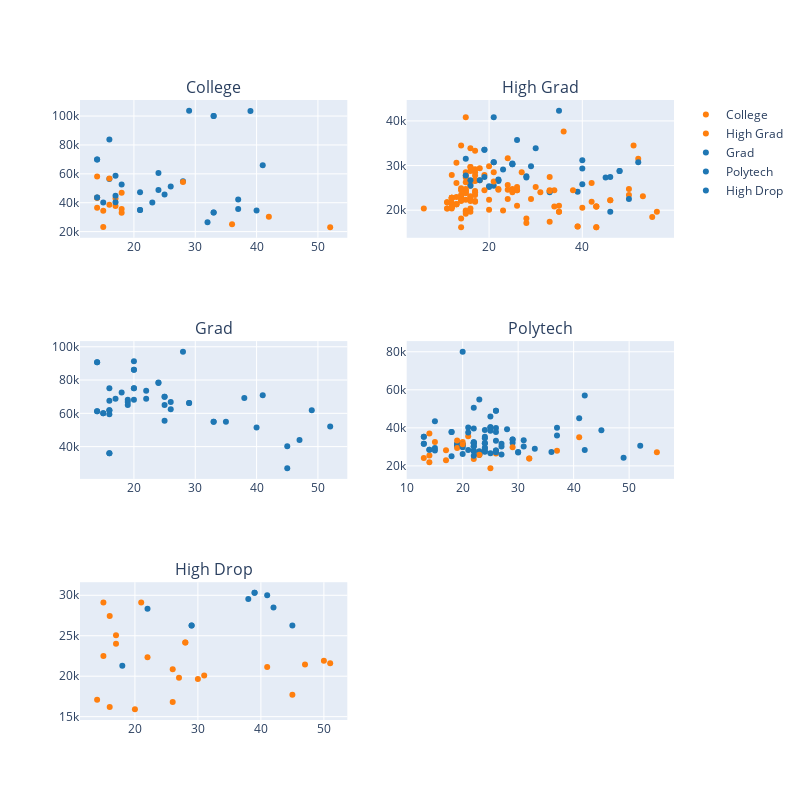

The notebook cell saved with this chart:
### Markdown cell above
We now plot five subplots, each subplot focuses on a specific educational category, and the scatter plots within each subplot show the relationship between total experience, wage earned, and gender for individuals within that category.  
The color of the points in each subplot indicates the gender of the individuals, orange for females and blue for males.

### Code cell
fig = make_subplots(rows=3, cols=2, subplot_titles=["College", "High Grad", "Grad", "Polytech", "High Drop"])

df_college = engin[engin["college"] == 1]
df_highgrad = engin[engin["highgrad"] == 1]
df_grad = engin[engin["grad"] == 1]
df_polytech = engin[engin["polytech"] == 1]
df_highdrop = engin[engin["highdrop"] == 1]

color_scale = {'male': 'rgb(31, 119, 180)', 'female': 'rgb(255, 127, 14)'}

scatter_college = go.Scatter(x=df_college['totexp'], y=df_college['wage'], mode='markers', marker=dict(color=df_college['sex'].map(color_scale)), name='College')
scatter_highgrad = go.Scatter(x=df_highgrad['totexp'], y=df_highgrad['wage'], mode='markers', marker=dict(color=df_highgrad['sex'].map(color_scale)), name='High Grad')
scatter_grad = go.Scatter(x=df_grad['totexp'], y=df_grad['wage'], mode='markers', marker=dict(color=df_grad['sex'].map(color_scale)), name='Grad')
scatter_polytech = go.Scatter(x=df_polytech['totexp'], y=df_polytech['wage'], mode='markers', marker=dict(color=df_polytech['sex'].map(color_scale)), name='Polytech')
scatter_highdrop = go.Scatter(x=df_highdrop['totexp'], y=df_highdrop['wage'], mode='markers', marker=dict(color=df_highdrop['sex'].map(color_scale)), name='High Drop')

fig.add_trace(scatter_college, row=1, col=1)
fig.add_trace(scatter_highgrad, row=1, col=2)
fig.add_trace(scatter_grad, row=2, col=1)
fig.add_trace(scatter_polytech, row=2, col=2)
fig.add_trace(scatter_highdrop, row=3, col=1)

fig.update_layout(showlegend=False)

fig.update_layout(height=800, width=800, showlegend=True)

fig.show()

### Figure 1 — Plotly figure (JSON) as saved in the notebook; plotly's stock layout.template omitted (floating-point values rounded to 4 significant figures; data arrays with more than 128 entries replaced by an {"elided": "..."} marker saying what was removed)
{"data": [{"marker": {"color": ["rgb(255, 127, 14)", "rgb(31, 119, 180)", "rgb(31, 119, 180)", "rgb(31, 119, 180)", "rgb(31, 119, 180)", "rgb(31, 119, 180)", "rgb(31, 119, 180)", "rgb(255, 127, 14)", "rgb(31, 119, 180)", "rgb(31, 119, 180)", "rgb(31, 119, 180)", "rgb(255, 127, 14)", "rgb(255, 127, 14)", "rgb(31, 119, 180)", "rgb(255, 127, 14)", "rgb(31, 119, 180)", "rgb(31, 119, 180)", "rgb(31, 119, 180)", "rgb(255, 127, 14)", "rgb(255, 127, 14)", "rgb(31, 119, 180)", "rgb(255, 127, 14)", "rgb(31, 119, 180)", "rgb(31, 119, 180)", "rgb(255, 127, 14)", "rgb(31, 119, 180)", "rgb(255, 127, 14)", "rgb(255, 127, 14)", "rgb(31, 119, 180)", "rgb(31, 119, 180)", "rgb(255, 127, 14)", "rgb(31, 119, 180)", "rgb(31, 119, 180)", "rgb(31, 119, 180)", "rgb(31, 119, 180)", "rgb(255, 127, 14)", "rgb(31, 119, 180)", "rgb(31, 119, 180)", "rgb(255, 127, 14)", "rgb(31, 119, 180)", "rgb(255, 127, 14)", "rgb(255, 127, 14)", "rgb(255, 127, 14)", "rgb(31, 119, 180)", "rgb(31, 119, 180)", "rgb(31, 119, 180)", "rgb(31, 119, 180)", "rgb(31, 119, 180)"]}, "mode": "markers", "name": "College", "type": "scatter", "x": [14, 33, 21, 33, 14, 14, 23, 42, 29, 24, 28, 17, 16, 37, 36, 41, 18, 25, 18, 18, 17, 52, 26, 40, 15, 15, 28, 15, 16, 16, 17, 17, 32, 17, 24, 18, 21, 39, 16, 37, 14, 14, 14, 33, 21, 33, 14, 14], "xaxis": "x", "y": [43500, 33300, 34950, 100000, 70000, 43650, 40200, 30300, 103750, 60625, 54875, 37800, 38550, 42300, 25050, 66000, 52650, 45625, 46875, 35700, 58750, 23100, 51250, 34620, 23250, 40200, 54375, 34500, 83750, 56500, 43000, 40350, 26550, 44875, 48750, 33000, 47250, 103500, 56750, 35700, 36600, 58125, 43500, 33300, 34950, 100000, 70000, 43650], "yaxis": "y"}, {"marker": {"color": {"elided": "166 str values"}}, "mode": "markers", "name": "High Grad", "type": "scatter", "x": {"elided": "166 int values"}, "xaxis": "x2", "y": {"elided": "166 int values"}, "yaxis": "y2"}, {"marker": {"color": ["rgb(31, 119, 180)", "rgb(31, 119, 180)", "rgb(31, 119, 180)", "rgb(31, 119, 180)", "rgb(31, 119, 180)", "rgb(31, 119, 180)", "rgb(31, 119, 180)", "rgb(31, 119, 180)", "rgb(31, 119, 180)", "rgb(31, 119, 180)", "rgb(31, 119, 180)", "rgb(31, 119, 180)", "rgb(31, 119, 180)", "rgb(31, 119, 180)", "rgb(31, 119, 180)", "rgb(31, 119, 180)", "rgb(31, 119, 180)", "rgb(31, 119, 180)", "rgb(31, 119, 180)", "rgb(31, 119, 180)", "rgb(31, 119, 180)", "rgb(31, 119, 180)", "rgb(31, 119, 180)", "rgb(31, 119, 180)", "rgb(31, 119, 180)", "rgb(31, 119, 180)", "rgb(31, 119, 180)", "rgb(31, 119, 180)", "rgb(31, 119, 180)", "rgb(31, 119, 180)", "rgb(31, 119, 180)", "rgb(31, 119, 180)", "rgb(31, 119, 180)", "rgb(31, 119, 180)", "rgb(31, 119, 180)", "rgb(31, 119, 180)", "rgb(31, 119, 180)", "rgb(31, 119, 180)", "rgb(31, 119, 180)", "rgb(31, 119, 180)", "rgb(31, 119, 180)", "rgb(31, 119, 180)", "rgb(31, 119, 180)", "rgb(31, 119, 180)", "rgb(31, 119, 180)", "rgb(31, 119, 180)", "rgb(31, 119, 180)", "rgb(31, 119, 180)"]}, "mode": "markers", "name": "Grad", "type": "scatter", "x": [15, 14, 16, 25, 29, 20, 33, 14, 20, 16, 18, 17, 45, 24, 28, 20, 22, 16, 47, 38, 41, 16, 25, 16, 19, 52, 49, 19, 20, 22, 19, 40, 35, 26, 45, 24, 25, 26, 15, 14, 16, 25, 29, 20, 33, 14, 20, 16], "xaxis": "x3", "y": [60000, 61250, 36000, 70000, 66250, 86250, 55000, 90625, 75000, 61875, 72500, 68750, 40200, 78250, 97000, 91250, 68750, 59375, 43950, 69250, 70875, 67500, 55500, 75000, 68125, 52125, 61875, 66875, 68125, 73500, 65000, 51450, 55000, 62500, 27000, 78500, 65000, 66875, 60000, 61250, 36000, 70000, 66250, 86250, 55000, 90625, 75000, 61875], "yaxis": "y3"}, {"marker": {"color": ["rgb(31, 119, 180)", "rgb(31, 119, 180)", "rgb(31, 119, 180)", "rgb(31, 119, 180)", "rgb(31, 119, 180)", "rgb(31, 119, 180)", "rgb(31, 119, 180)", "rgb(31, 119, 180)", "rgb(255, 127, 14)", "rgb(31, 119, 180)", "rgb(31, 119, 180)", "rgb(31, 119, 180)", "rgb(255, 127, 14)", "rgb(31, 119, 180)", "rgb(31, 119, 180)", "rgb(31, 119, 180)", "rgb(31, 119, 180)", "rgb(31, 119, 180)", "rgb(31, 119, 180)", "rgb(31, 119, 180)", "rgb(31, 119, 180)", "rgb(31, 119, 180)", "rgb(31, 119, 180)", "rgb(255, 127, 14)", "rgb(31, 119, 180)", "rgb(255, 127, 14)", "rgb(31, 119, 180)", "rgb(31, 119, 180)", "rgb(31, 119, 180)", "rgb(31, 119, 180)", "rgb(31, 119, 180)", "rgb(31, 119, 180)", "rgb(31, 119, 180)", "rgb(31, 119, 180)", "rgb(255, 127, 14)", "rgb(255, 127, 14)", "rgb(31, 119, 180)", "rgb(31, 119, 180)", "rgb(31, 119, 180)", "rgb(255, 127, 14)", "rgb(255, 127, 14)", "rgb(31, 119, 180)", "rgb(31, 119, 180)", "rgb(31, 119, 180)", "rgb(255, 127, 14)", "rgb(255, 127, 14)", "rgb(255, 127, 14)", "rgb(31, 119, 180)", "rgb(31, 119, 180)", "rgb(31, 119, 180)", "rgb(255, 127, 14)", "rgb(31, 119, 180)", "rgb(31, 119, 180)", "rgb(31, 119, 180)", "rgb(31, 119, 180)", "rgb(31, 119, 180)", "rgb(31, 119, 180)", "rgb(31, 119, 180)", "rgb(31, 119, 180)", "rgb(31, 119, 180)", "rgb(255, 127, 14)", "rgb(255, 127, 14)", "rgb(31, 119, 180)", "rgb(31, 119, 180)", "rgb(255, 127, 14)", "rgb(31, 119, 180)", "rgb(31, 119, 180)", "rgb(31, 119, 180)", "rgb(31, 119, 180)", "rgb(31, 119, 180)", "rgb(31, 119, 180)", "rgb(31, 119, 180)", "rgb(255, 127, 14)", "rgb(255, 127, 14)", "rgb(31, 119, 180)", "rgb(31, 119, 180)", "rgb(31, 119, 180)", "rgb(31, 119, 180)", "rgb(31, 119, 180)", "rgb(255, 127, 14)", "rgb(31, 119, 180)", "rgb(255, 127, 14)", "rgb(255, 127, 14)", "rgb(31, 119, 180)", "rgb(31, 119, 180)", "rgb(255, 127, 14)", "rgb(31, 119, 180)", "rgb(31, 119, 180)", "rgb(31, 119, 180)", "rgb(31, 119, 180)", "rgb(31, 119, 180)", "rgb(255, 127, 14)", "rgb(31, 119, 180)", "rgb(31, 119, 180)", "rgb(31, 119, 180)", "rgb(31, 119, 180)", "rgb(31, 119, 180)", "rgb(31, 119, 180)", "rgb(31, 119, 180)", "rgb(31, 119, 180)", "rgb(255, 127, 14)", "rgb(31, 119, 180)", "rgb(31, 119, 180)", "rgb(31, 119, 180)", "rgb(255, 127, 14)", "rgb(31, 119, 180)", "rgb(31, 119, 180)", "rgb(31, 119, 180)", "rgb(31, 119, 180)"]}, "mode": "markers", "name": "Polytech", "type": "scatter", "x": [22, 24, 13, 18, 20, 24, 29, 26, 20, 22, 25, 22, 32, 26, 26, 14, 13, 23, 27, 42, 41, 29, 37, 37, 23, 41, 25, 26, 24, 19, 42, 26, 31, 19, 25, 20, 49, 19, 30, 21, 26, 24, 25, 19, 19, 19, 29, 28, 24, 21, 55, 23, 22, 26, 30, 52, 33, 25, 27, 20, 14, 23, 23, 22, 17, 21, 24, 22, 37, 45, 23, 18, 15, 23, 20, 24, 20, 22, 15, 14, 36, 14, 17, 27, 21, 22, 15, 15, 20, 22, 31, 13, 22, 24, 13, 18, 20, 24, 29, 26, 20, 22, 25, 22, 32, 26, 26, 14, 13], "xaxis": "x4", "y": [30300, 31950, 35250, 37800, 31200, 29400, 33900, 27150, 31350, 31950, 40350, 32400, 23850, 28050, 49000, 28500, 31650, 25950, 31650, 57000, 45000, 32100, 36000, 27900, 27750, 35100, 46000, 39900, 27450, 31650, 28350, 37800, 33450, 30300, 18750, 32550, 24300, 31500, 27000, 35550, 26550, 35250, 26700, 30900, 29400, 33300, 29850, 39300, 38850, 37500, 27150, 54900, 39600, 33150, 27300, 30600, 28950, 38400, 30150, 80000, 21900, 25650, 26550, 50550, 28200, 40200, 27750, 27900, 40050, 38700, 25950, 25050, 32550, 25800, 30750, 34500, 26250, 27750, 43410, 25500, 27300, 37050, 22950, 25950, 28350, 23550, 28050, 29400, 29850, 25350, 30150, 24150, 30300, 31950, 35250, 37800, 31200, 29400, 33900, 27150, 31350, 31950, 40350, 32400, 23850, 28050, 49000, 28500, 31650], "yaxis": "y4"}, {"marker": {"color": ["rgb(31, 119, 180)", "rgb(31, 119, 180)", "rgb(255, 127, 14)", "rgb(255, 127, 14)", "rgb(255, 127, 14)", "rgb(255, 127, 14)", "rgb(255, 127, 14)", "rgb(31, 119, 180)", "rgb(255, 127, 14)", "rgb(31, 119, 180)", "rgb(255, 127, 14)", "rgb(31, 119, 180)", "rgb(255, 127, 14)", "rgb(255, 127, 14)", "rgb(255, 127, 14)", "rgb(255, 127, 14)", "rgb(255, 127, 14)", "rgb(255, 127, 14)", "rgb(31, 119, 180)", "rgb(255, 127, 14)", "rgb(255, 127, 14)", "rgb(31, 119, 180)", "rgb(255, 127, 14)", "rgb(255, 127, 14)", "rgb(255, 127, 14)", "rgb(255, 127, 14)", "rgb(255, 127, 14)", "rgb(31, 119, 180)", "rgb(255, 127, 14)", "rgb(31, 119, 180)", "rgb(31, 119, 180)", "rgb(255, 127, 14)"]}, "mode": "markers", "name": "High Drop", "type": "scatter", "x": [39, 29, 28, 51, 17, 16, 17, 41, 50, 22, 31, 45, 21, 27, 22, 16, 15, 14, 18, 26, 26, 38, 20, 41, 45, 47, 30, 42, 15, 39, 29, 28], "xaxis": "x5", "y": [30300, 26250, 24150, 21600, 25050, 16200, 24000, 30000, 21900, 28350, 20100, 26250, 29100, 19800, 22350, 27450, 22500, 17100, 21300, 20850, 16800, 29550, 15900, 21150, 17700, 21450, 19650, 28500, 29100, 30300, 26250, 24150], "yaxis": "y5"}], "layout": {"annotations": [{"font": {"size": 16}, "showarrow": false, "text": "College", "x": 0.225, "xanchor": "center", "xref": "paper", "y": 1, "yanchor": "bottom", "yref": "paper"}, {"font": {"size": 16}, "showarrow": false, "text": "High Grad", "x": 0.775, "xanchor": "center", "xref": "paper", "y": 1, "yanchor": "bottom", "yref": "paper"}, {"font": {"size": 16}, "showarrow": false, "text": "Grad", "x": 0.225, "xanchor": "center", "xref": "paper", "y": 0.6111, "yanchor": "bottom", "yref": "paper"}, {"font": {"size": 16}, "showarrow": false, "text": "Polytech", "x": 0.775, "xanchor": "center", "xref": "paper", "y": 0.6111, "yanchor": "bottom", "yref": "paper"}, {"font": {"size": 16}, "showarrow": false, "text": "High Drop", "x": 0.225, "xanchor": "center", "xref": "paper", "y": 0.2222, "yanchor": "bottom", "yref": "paper"}], "height": 800, "showlegend": true, "width": 800, "xaxis": {"anchor": "y", "domain": [0, 0.45]}, "xaxis2": {"anchor": "y2", "domain": [0.55, 1]}, "xaxis3": {"anchor": "y3", "domain": [0, 0.45]}, "xaxis4": {"anchor": "y4", "domain": [0.55, 1]}, "xaxis5": {"anchor": "y5", "domain": [0, 0.45]}, "xaxis6": {"anchor": "y6", "domain": [0.55, 1]}, "yaxis": {"anchor": "x", "domain": [0.7778, 1]}, "yaxis2": {"anchor": "x2", "domain": [0.7778, 1]}, "yaxis3": {"anchor": "x3", "domain": [0.3889, 0.6111]}, "yaxis4": {"anchor": "x4", "domain": [0.3889, 0.6111]}, "yaxis5": {"anchor": "x5", "domain": [0, 0.2222]}, "yaxis6": {"anchor": "x6", "domain": [0, 0.2222]}}}
